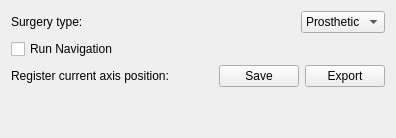
          <widget class="QWidget" name="Settings">
           <attribute name="title">
            <string>Settings</string>
           </attribute>
           <layout class="QVBoxLayout" name="verticalLayout_7">
            <item>
             <layout class="QHBoxLayout" name="horizontalLayout_20">
              <item>
               <widget class="QLabel" name="label_16">
                <property name="text">
                 <string>Surgery type:</string>
                </property>
               </widget>
              </item>
              <item>
               <spacer name="horizontalSpacer_18">
                <property name="orientation">
                 <enum>Qt::Horizontal</enum>
                </property>
                <property name="sizeHint" stdset="0">
                 <size>
                  <width>40</width>
                  <height>20</height>
                 </size>
                </property>
               </spacer>
              </item>
              <item>
               <widget class="QComboBox" name="comboBox_surgery_type">
                <property name="sizePolicy">
                 <sizepolicy hsizetype="Minimum" vsizetype="Fixed">
                  <horstretch>0</horstretch>
                  <verstretch>0</verstretch>
                 </sizepolicy>
                </property>
                <item>
                 <property name="text">
                  <string>Prosthetic</string>
                 </property>
                </item>
                <item>
                 <property name="text">
                  <string>Implant</string>
                 </property>
                </item>
               </widget>
              </item>
             </layout>
            </item>
            <item>
             <layout class="QHBoxLayout" name="horizontalLayout_5">
              <item>
               <widget class="QCheckBox" name="checkBox_nav_IO">
                <property name="text">
                 <string>Run Navigation</string>
                </property>
               </widget>
              </item>
              <item>
               <spacer name="horizontalSpacer_5">
                <property name="orientation">
                 <enum>Qt::Horizontal</enum>
                </property>
                <property name="sizeHint" stdset="0">
                 <size>
                  <width>40</width>
                  <height>20</height>
                 </size>
                </property>
               </spacer>
              </item>
             </layout>
            </item>
            <item>
             <layout class="QHBoxLayout" name="horizontalLayout_8">
              <item>
               <widget class="QLabel" name="label_4">
                <property name="text">
                 <string>Register current axis position: </string>
                </property>
               </widget>
              </item>
              <item>
               <spacer name="horizontalSpacer_9">
                <property name="orientation">
                 <enum>Qt::Horizontal</enum>
                </property>
                <property name="sizeHint" stdset="0">
                 <size>
                  <width>40</width>
                  <height>20</height>
                 </size>
                </property>
               </spacer>
              </item>
              <item>
               <widget class="QPushButton" name="pushButton_saveAxisLoc">
                <property name="text">
                 <string>Save</string>
                </property>
               </widget>
              </item>
              <item>
               <widget class="QPushButton" name="pushButton_export">
                <property name="text">
                 <string>Export</string>
                </property>
               </widget>
              </item>
             </layout>
            </item>
            <item>
             <spacer name="verticalSpacer_10">
              <property name="orientation">
               <enum>Qt::Vertical</enum>
              </property>
              <property name="sizeHint" stdset="0">
               <size>
                <width>20</width>
                <height>40</height>
               </size>
              </property>
             </spacer>
            </item>
           </layout>
          </widget>
